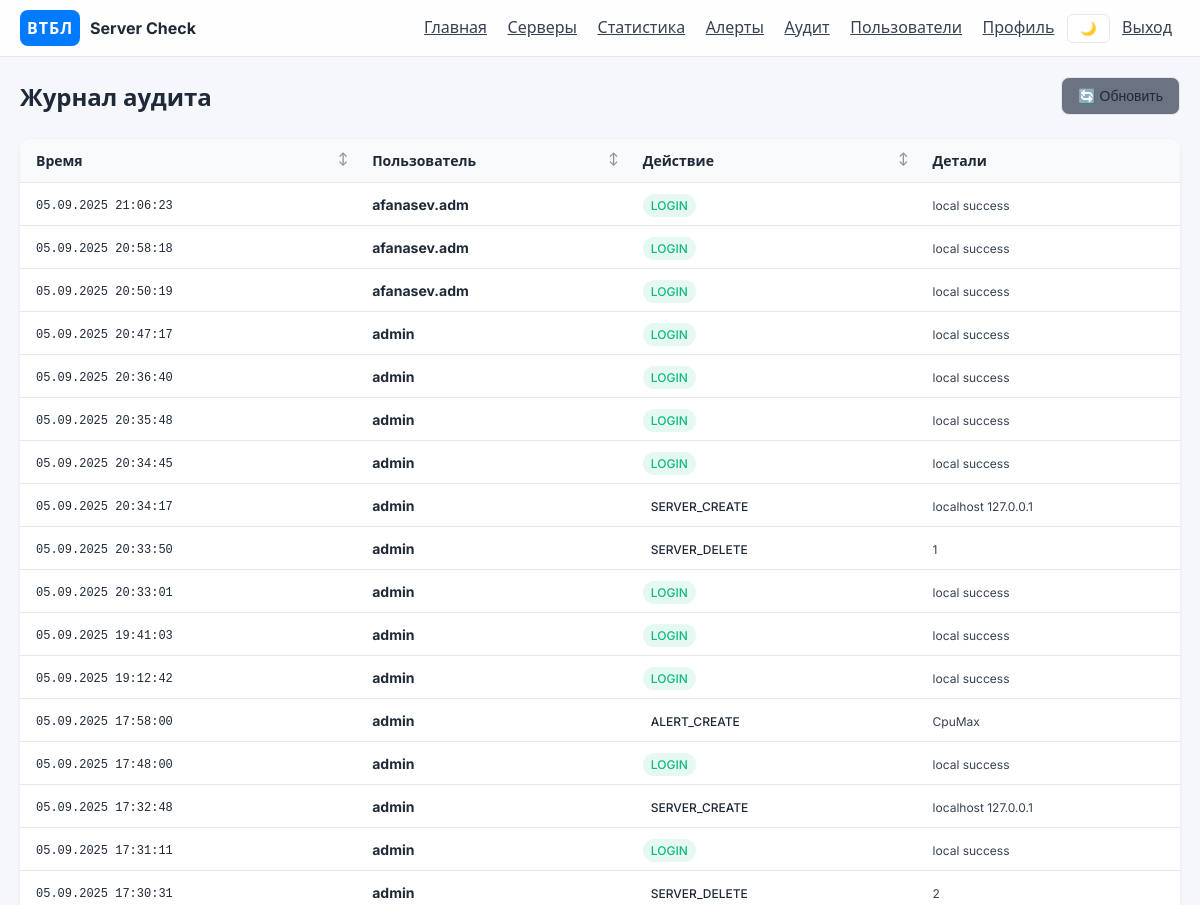
/audit (signed in, upper part), run on an earlier commit of the app's database.
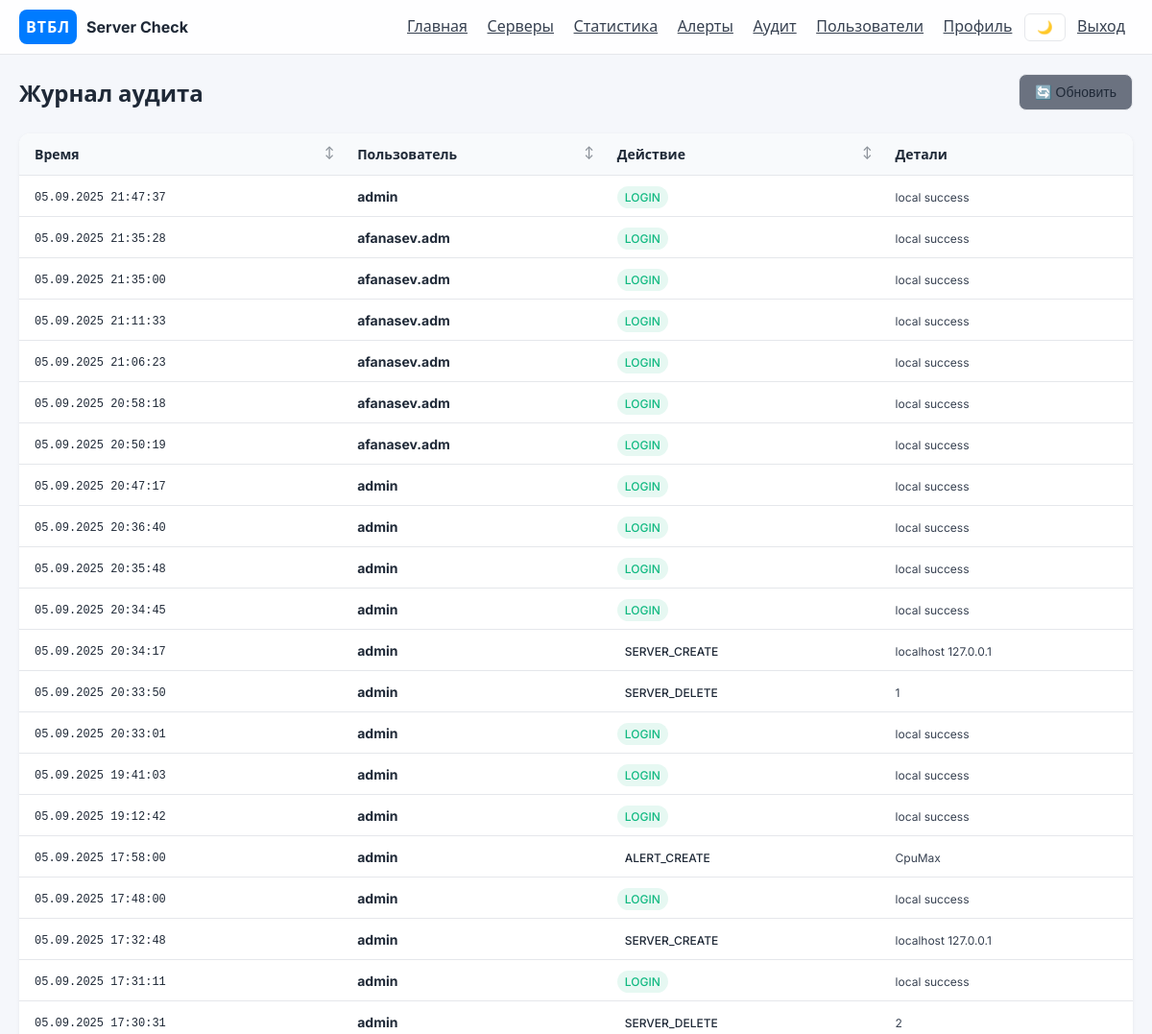
And on a later commit of the database.
### app/models.py (models this page shows)
class AuditLog(Base):
    __tablename__ = "audit_logs"
    id = Column(Integer, primary_key=True)
    timestamp = Column(DateTime, default=datetime.utcnow, index=True)
    username = Column(String(100), nullable=True)
    action = Column(String(100), nullable=False)
    details = Column(String(1000), nullable=True)

### app/routers.py (the view)
@router.get("/audit")
async def audit_page(request: Request, db: AsyncSession = Depends(get_db)):
    if not request.user.is_authenticated:
        return RedirectResponse(url="/login", status_code=HTTP_302_FOUND)
    if request.session.get("role") not in {UserRole.admin.value}:
        raise HTTPException(status_code=403, detail="Admins only")
    logs = (await db.execute(select(AuditLog).order_by(AuditLog.timestamp.desc()).limit(200))).scalars().all()
    return request.app.state.templates.TemplateResponse("audit.html", {"request": request, "logs": logs, "format_moscow_time": format_moscow_time})

### templates/audit.html (shortened to what this page needs)
{% extends "base.html" %}
{% block content %}
  <div class="page-header">
    <h1>Журнал аудита</h1>
    <div class="page-actions">
      <button class="btn btn-secondary" onclick="location.reload()">🔄 Обновить</button>
    </div>
  </div>
  <div class="table-container">
    <table class="servers-table">
      <thead>
        <tr>
          <th class="sortable" data-sort="timestamp">Время</th>
          <th class="sortable" data-sort="username">Пользователь</th>
          <th class="sortable" data-sort="action">Действие</th>
          <th>Детали</th>
        </tr>
      </thead>
      <tbody>
        {% for l in logs %}
        <tr>
          <td>
            <span class="timestamp">{{ format_moscow_time(l.timestamp) }}</span>
          </td>
          <td>
            <strong>{{ l.username or '—' }}</strong>
          </td>
          <td>
            <span class="action-badge action-{{ l.action.lower().replace(' ', '-') }}">
              {{ l.action }}
            </span>
          </td>
          <td>
            <span class="details">{{ l.details or '—' }}</span>
          </td>
        </tr>
        {% endfor %}
      </tbody>
    </table>
  </div>
{% endblock %}

### templates/base.html (shortened to what this page needs)
<!doctype html>
<html>
<head>
  <link rel="stylesheet" href="/static/style.css" />
</head>
<body>
  <header class="app-header">
    <div class="brand">
      <div class="logo">ВТБЛ</div>
      <div class="brand-name">Server Check</div>
    </div>
    <nav class="nav">
      <a href="/">Главная</a>
      <a href="/servers">Серверы</a>
      <a href="/statistics">Статистика</a>
      <a href="/alerts">Алерты</a>
      <a href="/audit">Аудит</a>
      <a href="/users">Пользователи</a>
      <a href="/profile">Профиль</a>
      <button class="theme-toggle" onclick="toggleTheme()">🌙</button>
      <a href="/logout">Выход</a>
    </nav>
  </header>
  <main class="container">
    {% block content %}{% endblock %}
  </main>
</body>
</html>

### static/style.css (style rules this page uses)
:root { --bg-primary: #f5f7fb; --bg-secondary: #ffffff; --text-primary: #1f2937; --text-secondary: #374151; --border-color: #e5e7eb; --input-border: #d1d5db; --shadow: rgba(0,0,0,0.06); --shadow-hover: rgba(0, 123, 255, 0.35); }
body { background: var(--bg-primary); color: var(--text-primary); margin:0; font-family: 'Inter', system-ui, -apple-system, Segoe UI, Roboto, Arial, sans-serif; transition: background-color 0.3s ease, color 0.3s ease; }
a { color: #0b72ff; }
.app-header { position: sticky; top:0; z-index:10; backdrop-filter: saturate(180%) blur(8px); background: rgba(255,255,255,0.85); border-bottom: 1px solid var(--border-color); display:flex; align-items:center; justify-content:space-between; padding: 10px 20px; transition: background-color 0.3s ease, border-color 0.3s ease; }
.brand { display:flex; align-items:center; gap:10px; }
.logo { width:60px; height:36px; border-radius:8px; background:#007bff; color:#fff; display:flex; align-items:center; justify-content:center; font-weight:700; letter-spacing:1px; }
.brand-name { font-weight:700; color:var(--text-primary); transition: color 0.3s ease; }
.nav a { margin: 0 8px; color:var(--text-secondary); transition: color 0.3s ease; }
.container { padding: 20px; max-width: 1300px; margin: 0 auto; }
button { background:#007bff; color:#fff; border:none; border-radius:8px; padding:8px 12px; transition: box-shadow .15s ease, transform .05s ease; cursor: pointer; }
table { font-size: 14px; background: var(--bg-secondary); box-shadow: 0 1px 4px var(--shadow); border-radius: 8px; overflow: hidden; transition: background-color 0.3s ease, box-shadow 0.3s ease; width: 100%; border-collapse: collapse; }
table th { background: var(--bg-tertiary, #f8fafc); color: var(--text-primary); padding: 12px 16px; text-align: left; font-weight: 600; border-bottom: 1px solid var(--border-color); cursor: pointer; user-select: none; transition: background-color 0.2s ease; }
table td { padding: 12px 16px; border-bottom: 1px solid var(--border-color); color: var(--text-primary); }
.sortable { position: relative; }
.sortable::after { content: '↕'; position: absolute; right: 8px; opacity: 0.5; font-size: 12px; }
.theme-toggle { background: var(--bg-secondary); border: 1px solid var(--border-color); color: var(--text-primary); padding: 6px 12px; border-radius: 6px; cursor: pointer; transition: all 0.3s ease; }
.btn { display: inline-flex; align-items: center; justify-content: center; padding: 10px 16px; border: none; border-radius: 8px; font-size: 14px; font-weight: 500; cursor: pointer; transition: all 0.2s ease; text-decoration: none; gap: 6px; }
.btn-secondary { background: var(--bg-tertiary, #6b7280); color: var(--text-primary); border: 1px solid var(--border-color); }
.page-header { display: flex; justify-content: space-between; align-items: center; margin-bottom: 24px; }
.page-header h1 { margin: 0; color: var(--text-primary); font-size: 24px; font-weight: 700; }
.page-actions { display: flex; gap: 12px; }
.table-container { background: var(--bg-secondary); border-radius: 12px; overflow: hidden; box-shadow: 0 1px 4px var(--shadow); }
.servers-table { margin: 0; }
.timestamp { font-family: 'Monaco', 'Menlo', 'Ubuntu Mono', monospace; font-size: 12px; color: var(--text-muted); }
.action-badge { padding: 4px 8px; border-radius: 12px; font-size: 12px; font-weight: 500; text-transform: uppercase; }
.action-login { background: rgba(16, 185, 129, 0.1); color: var(--success, #10b981); }
.details { font-size: 12px; color: var(--text-secondary); max-width: 300px; overflow: hidden; text-overflow: ellipsis; white-space: nowrap; }

What changed in the data, as far as the page shows it:
added AuditLog: timestamp "05.09.2025 21:47:37", username "admin", action "LOGIN", details "local success"
added AuditLog: timestamp "05.09.2025 21:35:28", username "afanasev.adm", action "LOGIN", details "local success"
added AuditLog: timestamp "05.09.2025 21:35:00", username "afanasev.adm", action "LOGIN", details "local success"
added AuditLog: timestamp "05.09.2025 21:11:33", username "afanasev.adm", action "LOGIN", details "local success"
